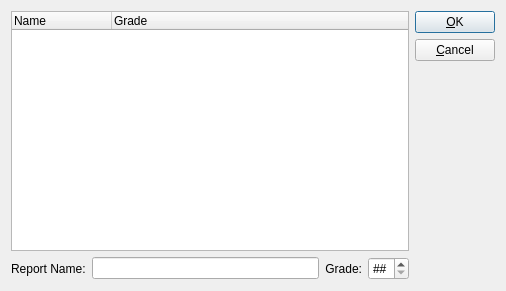
<ui version="4.0" >
 <comment> * OpenRPT report writer and rendering engine
 * Copyright (C) 2001-2010 by OpenMFG, LLC
 *
 * This library is free software; you can redistribute it and/or
 * modify it under the terms of the GNU Lesser General Public
 * License as published by the Free Software Foundation; either
 * version 2.1 of the License, or (at your option) any later version.
 *
 * This library is distributed in the hope that it will be useful,
 * but WITHOUT ANY WARRANTY; without even the implied warranty of
 * MERCHANTABILITY or FITNESS FOR A PARTICULAR PURPOSE. See the GNU
 * Lesser General Public License for more details.
 *
 * You should have received a copy of the GNU Lesser General Public
 * License along with this library; if not, write to the Free Software
 * Foundation, Inc., 59 Temple Place, Suite 330, Boston, MA 02111-1307 USA
 * Please contact info@openmfg.com with any questions on this license.</comment>
 <class>DBFileDialog</class>
 <widget class="QDialog" name="DBFileDialog" >
  <property name="geometry" >
   <rect>
    <x>0</x>
    <y>0</y>
    <width>506</width>
    <height>291</height>
   </rect>
  </property>
  <property name="windowTitle" >
   <string>Database File</string>
  </property>
  <layout class="QHBoxLayout" name="horizontalLayout" >
   <item>
    <layout class="QVBoxLayout" name="verticalLayout" >
     <item>
      <widget class="QTreeWidget" name="_list" >
       <property name="columnCount" >
        <number>2</number>
       </property>
       <column>
        <property name="text" >
         <string>Name</string>
        </property>
       </column>
       <column>
        <property name="text" >
         <string>Grade</string>
        </property>
       </column>
      </widget>
     </item>
     <item>
      <layout class="QHBoxLayout" >
       <property name="spacing" >
        <number>6</number>
       </property>
       <property name="margin" >
        <number>0</number>
       </property>
       <item>
        <widget class="QLabel" name="_lblReport" >
         <property name="text" >
          <string>Report Name:</string>
         </property>
         <property name="buddy" >
          <cstring>_name</cstring>
         </property>
        </widget>
       </item>
       <item>
        <widget class="QLineEdit" name="_name" />
       </item>
       <item>
        <widget class="QLabel" name="_gradeLabel" >
         <property name="text" >
          <string>Grade:</string>
         </property>
         <property name="alignment" >
          <set>Qt::AlignRight|Qt::AlignTrailing|Qt::AlignVCenter</set>
         </property>
         <property name="buddy" >
          <cstring>_grade</cstring>
         </property>
        </widget>
       </item>
       <item>
        <widget class="QSpinBox" name="_grade" >
         <property name="specialValueText" >
          <string>##</string>
         </property>
         <property name="minimum" >
          <number>-1</number>
         </property>
         <property name="value" >
          <number>-1</number>
         </property>
        </widget>
       </item>
      </layout>
     </item>
    </layout>
   </item>
   <item>
    <layout class="QVBoxLayout" >
     <property name="spacing" >
      <number>6</number>
     </property>
     <property name="margin" >
      <number>0</number>
     </property>
     <item>
      <widget class="QPushButton" name="_btnOk" >
       <property name="text" >
        <string>&amp;OK</string>
       </property>
      </widget>
     </item>
     <item>
      <widget class="QPushButton" name="_btnCancel" >
       <property name="text" >
        <string>&amp;Cancel</string>
       </property>
      </widget>
     </item>
     <item>
      <spacer>
       <property name="orientation" >
        <enum>Qt::Vertical</enum>
       </property>
       <property name="sizeType" >
        <enum>QSizePolicy::Expanding</enum>
       </property>
       <property name="sizeHint" stdset="0" >
        <size>
         <width>20</width>
         <height>40</height>
        </size>
       </property>
      </spacer>
     </item>
    </layout>
   </item>
  </layout>
 </widget>
 <layoutdefault spacing="6" margin="11" />
 <tabstops>
  <tabstop>_name</tabstop>
  <tabstop>_grade</tabstop>
  <tabstop>_btnOk</tabstop>
  <tabstop>_btnCancel</tabstop>
  <tabstop>_list</tabstop>
 </tabstops>
 <resources/>
 <connections>
  <connection>
   <sender>_btnOk</sender>
   <signal>clicked()</signal>
   <receiver>DBFileDialog</receiver>
   <slot>accept()</slot>
   <hints>
    <hint type="sourcelabel" >
     <x>441</x>
     <y>30</y>
    </hint>
    <hint type="destinationlabel" >
     <x>20</x>
     <y>20</y>
    </hint>
   </hints>
  </connection>
  <connection>
   <sender>_btnCancel</sender>
   <signal>clicked()</signal>
   <receiver>DBFileDialog</receiver>
   <slot>reject()</slot>
   <hints>
    <hint type="sourcelabel" >
     <x>441</x>
     <y>64</y>
    </hint>
    <hint type="destinationlabel" >
     <x>20</x>
     <y>20</y>
    </hint>
   </hints>
  </connection>
 </connections>
</ui>
